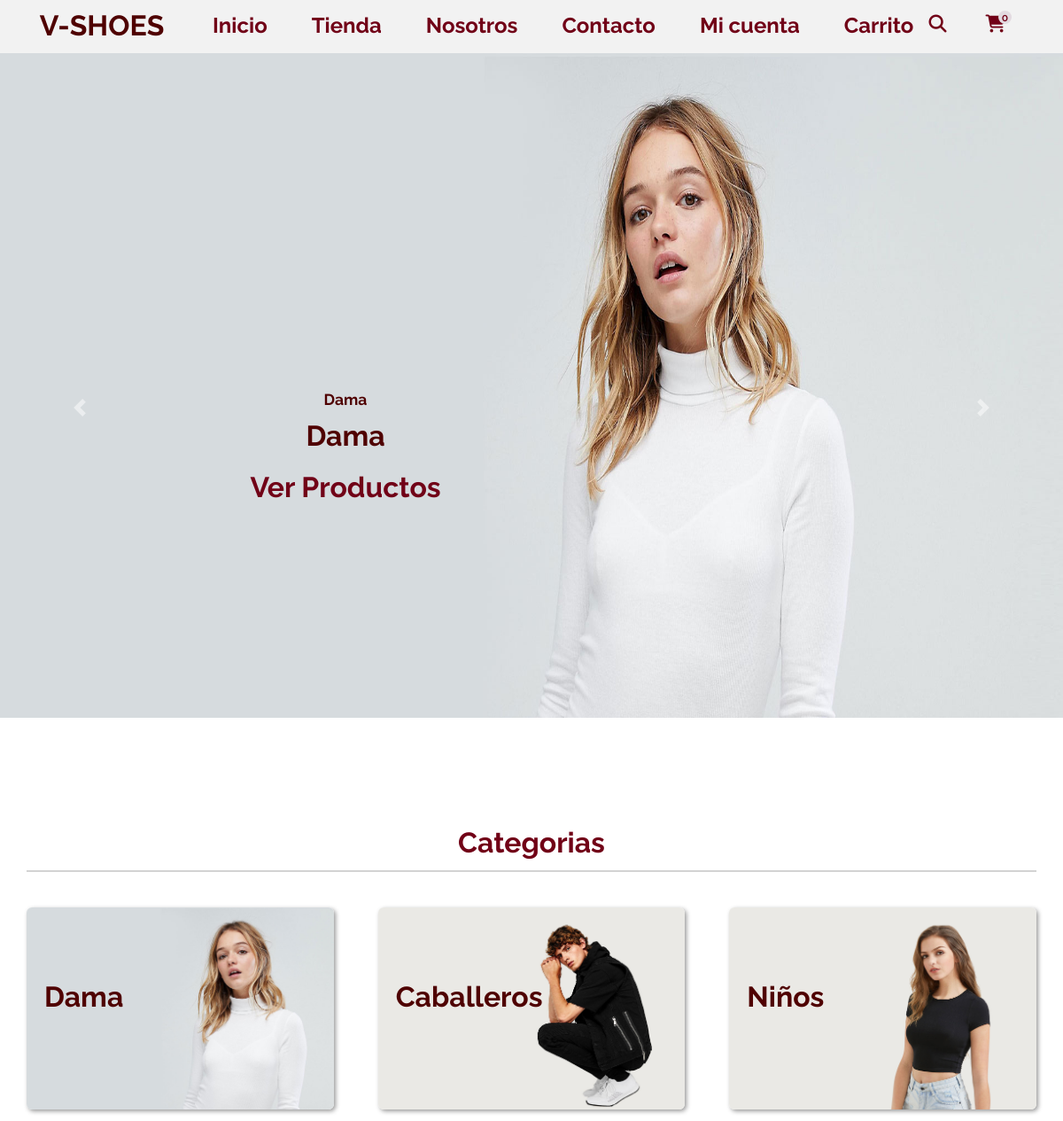
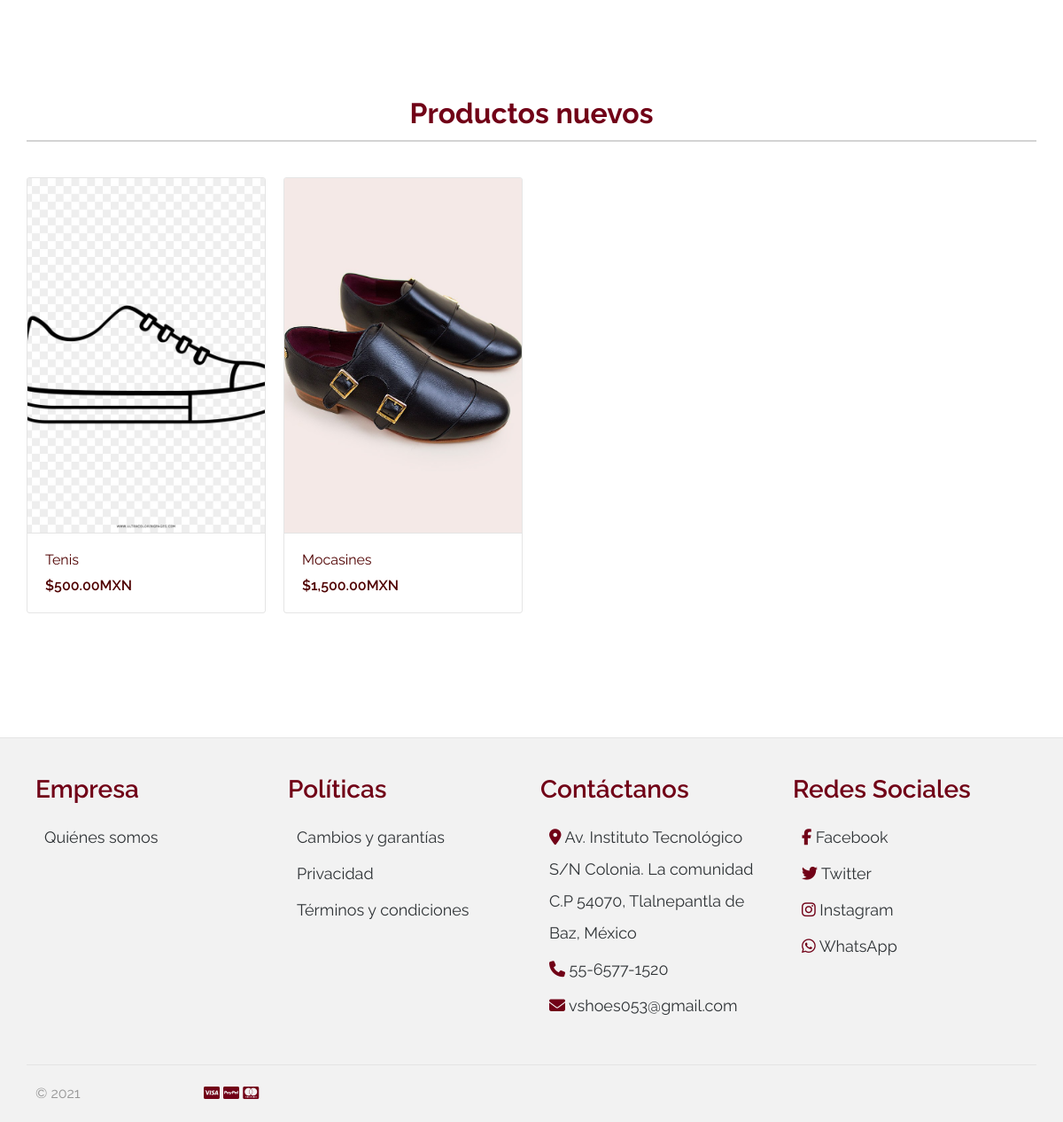
The page / on the database its author committed (2 pictures, top to bottom).
### tables this page shows
CREATE TABLE IF NOT EXISTS `categorias` (
  `id_categoria` int(11) NOT NULL AUTO_INCREMENT,
  `nombre_categoria` varchar(255) NOT NULL,
  `descripcion_categoria` text NOT NULL,
  `imagen_categoria` varchar(100) NOT NULL,
  `date_created` datetime NOT NULL DEFAULT CURRENT_TIMESTAMP,
  `status_categoria` int(11) NOT NULL DEFAULT '1',
  `url_categoria` varchar(255) NOT NULL,
  PRIMARY KEY (`id_categoria`)
);

CREATE TABLE IF NOT EXISTS `producto` (
  `id_producto` int(11) NOT NULL AUTO_INCREMENT,
  `codigo_producto` varchar(100) NOT NULL,
  `nombre_producto` varchar(255) NOT NULL,
  `descripcion_producto` text,
  `precio_producto` decimal(11,2) NOT NULL,
  `stockTotal` int(11) NOT NULL,
  `imagen` varchar(100) DEFAULT NULL,
  `date_created` datetime NOT NULL DEFAULT CURRENT_TIMESTAMP,
  `status` int(11) NOT NULL,
  `proveedor_id` int(11) NOT NULL,
  `categoria_id` int(11) NOT NULL,
  `color_id` int(11) NOT NULL,
  `url_producto` varchar(255) NOT NULL,
  PRIMARY KEY (`id_producto`),
  KEY `proveedor_id` (`proveedor_id`),
  KEY `categoria_id` (`categoria_id`),
  KEY `color_id` (`color_id`)
);

### Libraries/Core/Views.php (called while the page is built)
<?php
class Views{
    function getView($controller, $view, $data= "" ){
        $controller = get_class($controller);
        if ($controller == "Home") {
            $view = "Views/".$view.".php";
    }else{
        $view = "Views/".$controller."/".$view.".php";
    }
    require_once($view);
}
}
?>

### Controllers/Home.php (called while the page is built, shortened)
<?php
require_once("Models/CategoriasTrait.php");
require_once("Models/ProductosTrait.php");
class Home extends Controllers
{
    public function home()
    {
        $data['page_tag'] = "V-SHOES";
        $data['page_title'] = "V-SHOES";
        $data['page_name'] = "V-SHOES";
        $data['slider'] = $this->getCategoriasTrait(SLIDER_CATEGORIAS);
        $data['cards'] = $this->getCategoriasTrait(CARDS_CATEGORIAS);
        $data['productos'] = $this->getProductosTrait();
        $this->views->getView($this, "Home", $data);
    }
}

### index.php (called while the page is built, shortened)
<?php
require_once("Helpers/Helpers.php");
require_once("Libraries/Core/Load.php");
?>

### Libraries/Core/Mysql.php (called while the page is built, shortened)
<?php
class Mysql extends Conexion{
private $conexion;
function __construct()
{
 $this->conexion = new Conexion;
 $this->conexion= $this->conexion->connect();
}
public function select_all(string $query)
{
   $this->strquery = $query;
   $result = $this->conexion->prepare($this->strquery);
   $result->execute();
   $data = $result->fetchall(PDO::FETCH_ASSOC);
   return $data;
}
}
?>

### Libraries/Core/Conexion.php (called while the page is built)
<?php
class Conexion{
    private $connect;
    public function __construct()
    {
        $connectionString = "mysql:host=".DB_HOST.";dbname=".DB_NAME. ";charset=".DB_CHARSET;
        try {
            $this->connect = new PDO($connectionString, DB_USER, DB_PASSWORD);
            $this->connect->setAttribute(PDO::ATTR_ERRMODE, PDO::ERRMODE_EXCEPTION);
        } catch (Exception $e) {
            $this->connect = 'Error de conexión';
            echo 'Error: '.$e->getMessage();
        }
    }
    public function connect()
    {
       return $this->connect;
    }
}

### Models/CategoriasTrait.php (called while the page is built, shortened)
<?php
require_once("Libraries/Core/Mysql.php");
trait CategoriasTrait
{
    public function getCategoriasTrait(string $categorias)
    {
        $this->conexion = new Mysql();
        $sql = "SELECT id_categoria, nombre_categoria, descripcion_categoria , imagen_categoria, url_categoria  FROM categorias
        WHERE status_categoria = 1  AND id_categoria IN ($categorias)";
        $request = $this->conexion->select_all($sql);
        if (count($request) > 0) {
            for ($i = 0; $i < count($request); $i++) {
                $request[$i]['imagen_categoria'] = BASE_URL . '/Assets/images/uploads/' . $request[$i]['imagen_categoria'];
            }
        }
        return $request;
    }
}

### Helpers/Helpers.php (called while the page is built, shortened)
<?php
function base_url()
{
    return BASE_URL;
}
function formatMoney($cantidad)
{
    $cantidad = number_format($cantidad, 2, SPD, SPM);
    return $cantidad;
}

### Models/ProductosTrait.php (called while the page is built, shortened)
<?php
require_once("Libraries/Core/Mysql.php");
trait ProductosTrait
{
    public function getProductosTrait()
    {
        $this->conexion = new Mysql();
        $sql = "SELECT p.id_producto,
                        p.codigo_producto,
                        p.nombre_producto,
                        p.descripcion_producto,
                        p.precio_producto,
                        p.stockTotal,
                        p.status,
                        pr.nombre_proveedor,
                        c.nombre_categoria,
                        co.nombre_color,
                        p.url_producto
        FROM producto p
        INNER JOIN proveedor pr ON p.proveedor_id = pr.id_proveedor
        INNER JOIN categorias c ON p.categoria_id = c.id_categoria
        INNER JOIN colores co ON p.color_id = co.id_color
        -- pasar al hosting
        WHERE p.status = 1 and p.status != 0 ORDER BY p.id_producto DESC";
        $request = $this->conexion->select_all($sql);
        if (count($request) > 0) {
            for ($p = 0; $p < count($request); $p++) {
                $intIdProducto = $request[$p]['id_producto'];
                $sqlImagenes = "SELECT producto_id, imagen FROM imagen_producto WHERE producto_id = $intIdProducto";
                $arrImagenes = $this->conexion->select_all($sqlImagenes);
                if (count($arrImagenes) > 0) {
                    for ($i = 0; $i < count($arrImagenes); $i++) {
                        $arrImagenes[$i]['url_imagen'] = media() . '/images/uploads/' . $arrImagenes[$i]['imagen'];
                    }
                }
                $request[$p]['imagenes'] = $arrImagenes;
            }
        }
        return $request;
    }
}

### Views/Home.php (the view, shortened to what this page needs)
<?php
$arrSlider = $data['slider'];
$arrCards = $data['cards'];
$arrProductos = $data['productos'];
?>
<div id="carouselExampleFade" class="carousel slide carousel-fade" data-bs-ride="carousel">
    <div class="carousel-inner">
        <div class="carousel-item active slider-productos">
            <img src="<?= $arrSlider[0]['imagen_categoria'] ?>" class="d-block tamaño-img" alt="..." />
            <div class="carousel-caption d-block d-md-block">
                <h3 class="animate__animated animate__fadeInDown"><?= $arrSlider[0]['nombre_categoria'] ?></h3>
                <p class="animate__animated animate__fadeInLeft">
                    <?= $arrSlider[0]['descripcion_categoria'] ?>
                </p>
                <a class="" href="<?php $url = $arrSlider[0]['url_categoria'];
                                    echo  base_url() . '/vshoesProductos/categoria/' .  $arrSlider[0]['id_categoria'] . '/' . $url; ?>">Ver Productos</a>
            </div>
        </div>
    </div>
    <button class="carousel-control-prev" type="button" data-bs-target="#carouselExampleFade" data-bs-slide="prev">
        <span class="carousel-control-prev-icon" aria-hidden="true"></span>
    </button>
    <button class="carousel-control-next" type="button" data-bs-target="#carouselExampleFade" data-bs-slide="next">
        <span class="carousel-control-next-icon" aria-hidden="true"></span>
    </button>
</div>
<div class="contenedor">
    <h2 class="categorias_titulo animate__animated animate__rotateInDownLeft">
        Categorias
    </h2>
    <hr>
    <div class="contenedor-categorias">
        <?php
        for ($i = 0; $i < count($arrCards); $i++) {
        ?>
            <figure>
                <img src="<?= $arrSlider[$i]['imagen_categoria'] ?>" alt="" />
                <div class="capa-texto">
                    <h3 class="animate__animated animate__fadeInDown"><?= $arrSlider[$i]['nombre_categoria'] ?></h3>
                </div>
            </figure>
        <?php } ?>
    </div>
</div>
<div class="contenedor">
    <h2 class="categorias_titulo animate__animated animate__rotateInDownLeft">
        Productos nuevos
    </h2>
    <hr>
    <div class="row">
        <?php
        for ($i = 0; $i < count($arrProductos); $i++) {
            if (count($arrProductos[$i]['imagenes'])) {
                $imagenCategoria = $arrProductos[$i]['imagenes'][0]['url_imagen'];
            } else {
                $imagenCategoria = media() . '/images/uploads/portada_categoria.png';
            }
        ?>
            <div class="col-md-3 col-sm-6">
                <figure class="card card-product-grid">
                    <div class="img-wrap">
                        <img src="<?= $imagenCategoria ?>" alt="<?= $arrProductos[$i]['nombre_producto'] ?>" />
                    </div>
                    <figcaption class="info-wrap border-top">
                        <p class="title"><?= $arrProductos[$i]['nombre_producto'] ?></p>
                        <div class="price mt-2"><?= SMONEYAFTER . formatMoney($arrProductos[$i]['precio_producto']) . SMONEYBEFORE ?></div>
                    </figcaption>
                </figure>
            </div>
        <?php
        }
        ?>
    </div>
    <br />
    <br />
    <br />
    <br />
    <br />
</div>

### rows shown on the page
categorias: nombre_categoria "Dama", descripcion_categoria "Dama", shows a picture
categorias: shows a picture, nombre_categoria "Caballeros"
categorias: shows a picture, nombre_categoria "Niños"
producto: shows a picture, nombre_producto "Tenis", precio_producto "500.00"
producto: shows a picture, nombre_producto "Mocasines", precio_producto "1,500.00"

### other values the page prints
$cantidadProductos "0"
DIRECCION_EMPRESA "Av. Instituto Tecnológico S/N Colonia. La comunidad C.P 54070, Tlalnepantla de Baz, México"
TELEFONO_EMPRESA "55-6577-1520"
EMAIL_EMPRESA "vshoes053@gmail.com"
